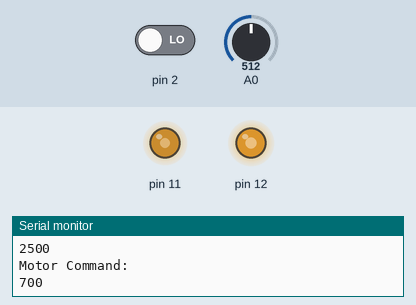
Bench run of a sketch on a simulated Arduino Mega 2560, built with avr-gcc and run on an emulated ATmega2560. Shown: output pins drawn as LEDs (lit = HIGH), the last lines printed to the serial monitor. The inputs (shaded band) are chosen by the test bench; at power-on: A0 = 512, pin 2 LOW.

Above: at 1.8 s.
1.9 s: A0 set to 716
At 2.4 s:
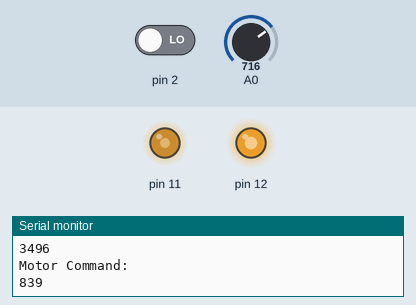
3.5 s: A0 set to 511
At 5.0 s:
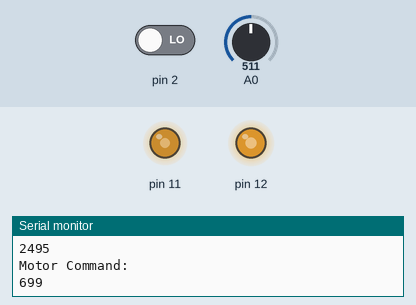
Timing chart, 0 to 6.5 s (numbered marks = the images above; inputs shaded):
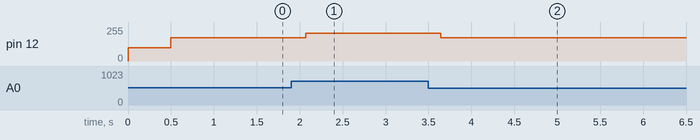

Measured:
- after the input at 1.9 s, pin 12: 174/255 → 209/255 after 0.17 s
- after the input at 3.5 s, pin 12: 209/255 → 174/255 after 0.15 s

The sketch:

door_mechanism.ino
```cpp
//
// Tennessee Technological University
// Tristan Hill - Jan 12, 2016 , updated May 05, 2020
//              - again Aug 12, 2020

// This script is for the Arduino Mega2560 in the 'Door Mechanism' control box
// the arduino interfaces witht the Roboteq SDC2160 Motor Controller and receives
// the 'optical feedback' signal from the firgelli linear actuator

// For testing there is pot on the Mega
// An analog voltage from a potentiometer is converted to a 10 bit value with ADC.
// The value is copied directly to a PWM duty value and the PWM
// signal is output directly to the analog input (0-5v) on the SDC2160 motor controller.
// This is very crude but it works suprisingly well.
//
// Now, the MCU is counting pulses from the actuator but there is only one pulse signal
// so there is no direction  ?!?!? im stuck !?!?!
// user def funs prototypes here

//double map_double(double x, double in_min, double in_max, double out_min, double out_max);


// global from ADC
int adc_val;

int mot_val;

int ref_counts;

int err_counts;

int max_counts=2000;
int min_counts=-2000;


// interrupt counters
volatile int16_t counts=0;


// define the ISR functions
ISR(INT4_vect)
{
  if (mot_val>350){
    counts++;
  }else{
    counts--;
  }

  //PORTB |= 0b00000001; // turn on LED
  TIFR4 |= (1<<ICF4); //clear the flag (not sure this is working)
}


void setup() {
  // put your setup code here, to run once:

  // setup serial monitior
  Serial.begin(9600);          //  setup serial
  while (!Serial);
  Serial.println("Door Mechanism - ME4370!");

  // PWM OUTPUT
  // Set up timer to toggle OC1A (PB5, pin11) on match of OCR1A in Fast PWM mode
  // also add  OC1B (PB6, pin12) on match of OCR1B in Fast PWM mode

  // 10 bit fast pwm mode, normal port operation
  TCCR1A |= (1<<COM1A1) | (1<<WGM11) | (1<<WGM10) | (1<<COM1B1);
  // set up timer with prescaler and Fast 10 bit PWM mode (mode 7, bits WGM13:0)

  // prescale 1 (none)
  TCCR1B |= (1<<WGM12)  | (1<<CS10);                //CS12:0=001 -> 15.63 kHz
  TCCR1B &= ~(1<<CS11) & ~(1<<CS12);

  // Set compare value to 1Hz at 16MHz AVR clock ???
  // whenever a match occurs OC1A toggles
  OCR1A = 555 ; // this values controls the duty cycle, duty(%)=OCR1A/255*100
  OCR1B = 400 ; // 0-300 is reverse       // I am running a PWM -> Analog Input directly
                // 300-400 is the center  // the deadband is adjustable in Roborun (roboteq)
                // 400-700 is forward    // these are very approximate
                // past that is dead for some reason

  //DDRB |= B00100000; // PB5 (pin 11 on mega) as output
  DDRB |= (1<<PB5) | (1<<PB6); //data direction register

  // setup analog to digital converter
  ADMUX |= B01100000;
  // Set ADC reference to AVREF (bit7-6,REFS1-0)
  // Left adjust ADC result to allow easy 8 bit reading (bit5,ADLAR)
  // Use AC0 (bit4-0,MUX4-0)

  ADCSRA |= B10000111;
  // Enable ADC (bit7,ADEN)
  // Start A2D Conversions (bit6,ADSC)
  // Dont Enable auto trigger (bit5,ADATE)
  // Clear Interrupt Flag (bit4,ADIF)
  // Enable Interrupts (bit3,ADIE)
  // Set ADC prescalar to 128 - 125KHz sample rate @ 16MHz (bit 0-2,ADPS2-0)

  //setup external interrupts, INT4(PE4,pin2)
  cli(); //turn interrupts off during setup
  DDRE &= 0b11101111; // PE4 as input
  EICRB |= 0b00000011;  // 'rising edge' trigger on INT4 (table 15-3)
  EIMSK |= 0b00010000; //external interrupt request enable on INT4 and INT5
  sei(); //turn interrupts on for use

}

void loop() {
  // put your main code here, to run repeatedly:

  delay(500);

  ADCSRA |= (1<<ADSC); //start conversions
  while (!(ADCSRA&B00010000)); // wait for conversion flag(ADIF)
  adc_val=ADCL>>6|ADCH<<2; // IMPORTANT !!! access ADCL before ADCH !!!

//  Serial.println(val);
  //OCR1B = val ; // 0-300
  ref_counts=map(adc_val,0,1024,0,5000);
  err_counts=(ref_counts-counts);

  mot_val=map(err_counts*2.0,-5000,5000,0,700);
  OCR1B=mot_val;

  Serial.println("Reference Counts:");
  Serial.println(ref_counts);
  Serial.println("Measured Counts:");
  Serial.println(counts);
  Serial.println("Error Counts:");
  Serial.println(err_counts);
  Serial.println("Motor Command:");
  Serial.println(mot_val);
}

/*
// this fuction maps a double from one range to another
double map_double(double x, double in_min, double in_max, double out_min, double out_max) {
  return (x - in_min) * (out_max - out_min) / (in_max - in_min) + out_min;
}
*/
```
